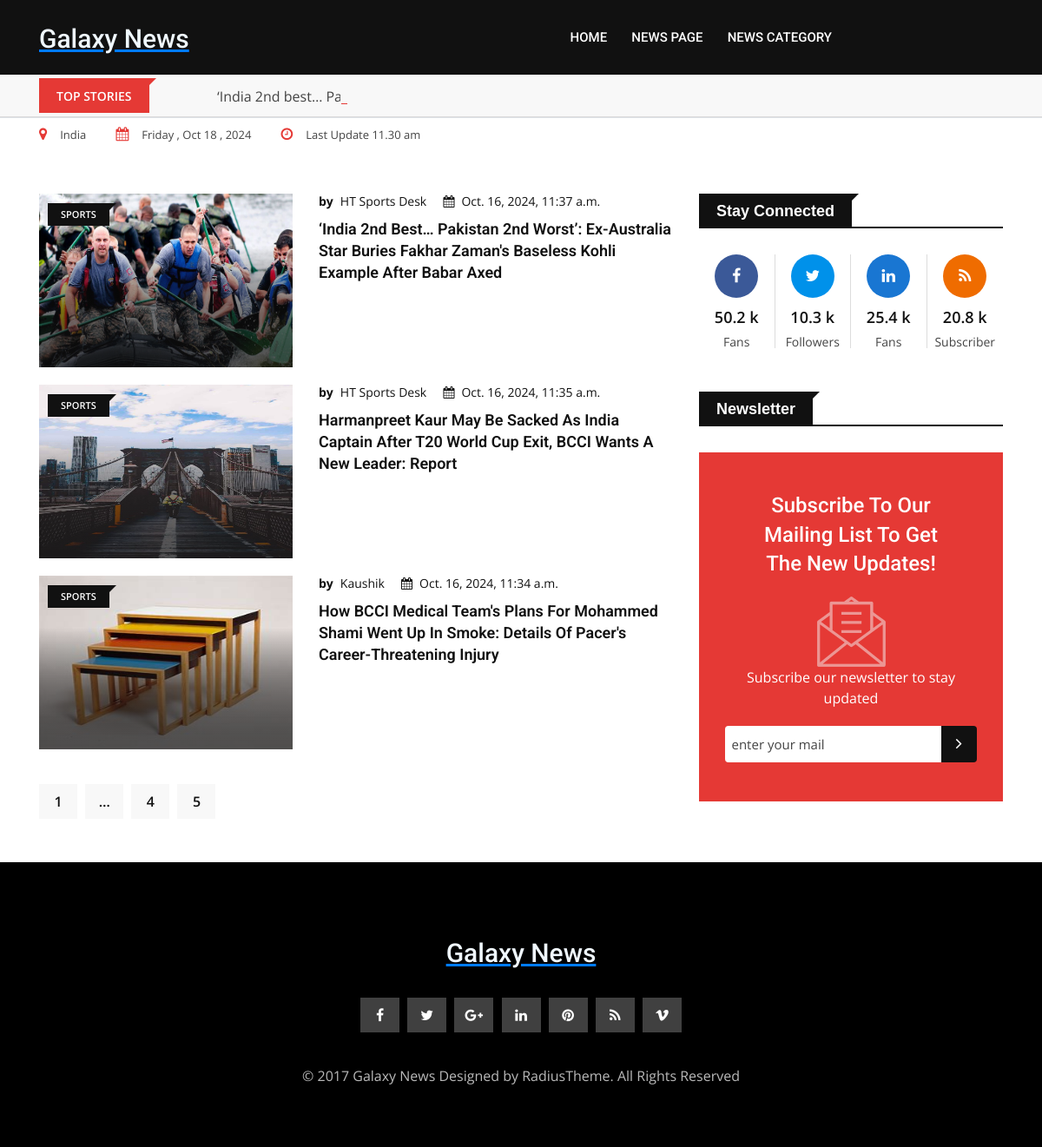
The app's page /postpage?page=5 with its own data.
### newsapp/models.py (models this page shows, shortened)
class news_detail(models.Model):
    newsposition=models.IntegerField(blank=True,null=True)
    othourname=models.CharField(max_length=50,blank=True,null=True)
    date=models.DateTimeField(auto_now_add=True,blank=True,null=True )
    newscetegory=models.ForeignKey(category,on_delete=models.CASCADE ,blank=True,null=True)
    newsheador=models.CharField(max_length=300, blank=True,null=True)
    newscontent=HTMLField(blank=True,null=True)
    newsimg=models.ImageField(upload_to='img',blank=True,null=True)

class category(models.Model):
    newscategory=models.CharField(null=False,max_length=50)
    def __str__(self) -> str:
        return self.newscategory

### newsapp/views.py (the view)
# urls.py: path('postpage', views.postpage, name='postpage'),
def postpage(request):
    uid=news_detail.objects.all()
    cid=category.objects.all()
    uid=news_detail.objects.order_by("-date")
    paginator=Paginator(uid,8)
    page_number=request.GET.get("page",1)
    uid=paginator.get_page(page_number)
    elided=paginator.get_elided_page_range(page_number,on_each_side=1,on_ends=1)
    con={'uid':uid,"cid":cid,"elided":elided}
    return render(request,'postpage.html',con)

### newsapp/templates/postpage.html (shortened to what this page needs)
{% extends 'business.html' %}
{% load static %}
{% block content %}
            <section class="bg-body section-space-less30">
                <div class="container">
                    <div class="row">
                        <div class="col-lg-8 col-md-12">
                            <div class="row">
                                {% for i in uid %}
                                <div class="col-xl-12 col-lg-5 col-md-5 col-sm-12">
                                    <div class="media media-none--lg mb-20">
                                        <div class="position-relative width-40">
                                            <a href="{% url 'singlenews' i.id %}"  class="img-opacity-hover img-overlay-70">
                                                <img src="{{ i.newsimg.url }}" style="height: 200px; width: 300px;" alt="news" class="img-fluid width-100">
                                            </a>
                                            <div class="topic-box-top-xs">
                                                <div class="topic-box-sm color-cod-gray mb-20">{{i.newscetegory}}</div>
                                            </div>
                                        </div>
                                        <div class="media-body p-mb-none-child media-margin30">
                                            <div class="post-date-dark">
                                                <ul>
                                                    <li>
                                                        <span>by</span>
                                                        <a href="{% url 'singlenews' i.id %}">{{i.othourname}}</a>
                                                    </li>
                                                    <li>
                                                        <span>
                                                            <i class="fa fa-calendar" aria-hidden="true"></i>
                                                        </span>{{i.date}}</li>
                                                </ul>
                                            </div>
                                            <h3 class="title-semibold-dark size-lg mb-15">
                                                <a href="{% url 'singlenews' i.id %}">{{i.newsheador}}</a>
                                            </h3>
                                        </div>
                                    </div>
                                </div>
                                {% endfor %}
                            </div>
                            <div class="row mt-20-r mb-30">
                                <div class="col-sm-6 col-12">
                                    <div class="pagination-btn-wrapper text-center--xs mb15--xs">
                                        <ul>
                                        {% for i in elided %}
                                        {% if i == "..." %}
                                        <li class="page-item "><a href="" class="page-link" style="color: rgb(220, 133, 133);">...</a></li>
                                        {% elif pid.number == i %}
                                        <li class="page-item "><a href="?page={{i}}" class="page-link" style="color: rgb(220, 133, 133);">{{i}}</a></li>
                                        <p>You are in page {i}</p>
                                        {% else %}
                                        <li class="page-item "><a href="?page={{i}}">{{i}}</a></li>
                                        {% endif %}
                                        {% endfor %}
                                        </ul>
                                    </div>
                                </div>
                            </div>
                        </div>
                        <div class="ne-sidebar sidebar-break-md col-lg-4 col-md-12">
                            <div class="sidebar-box">
                                <div class="topic-border color-cod-gray mb-30">
                                    <div class="topic-box-lg color-cod-gray">Stay Connected</div>
                                </div>
                                <ul class="stay-connected overflow-hidden">
                                    <li class="facebook">
                                        <a href="#">
                                            <i class="fa fa-facebook" aria-hidden="true"></i>
                                            <div class="connection-quantity">50.2 k</div>
                                            <p>Fans</p>
                                        </a>
                                    </li>
                                    <li class="twitter">
                                        <a href="#">
                                            <i class="fa fa-twitter" aria-hidden="true"></i>
                                            <div class="connection-quantity">10.3 k</div>
                                            <p>Followers</p>
                                        </a>
                                    </li>
                                    <li class="linkedin">
                                        <a href="#">
                                            <i class="fa fa-linkedin" aria-hidden="true"></i>
                                            <div class="connection-quantity">25.4 k</div>
                                            <p>Fans</p>
                                        </a>
                                    </li>
                                    <li class="rss">
                                        <a href="#">
                                            <i class="fa fa-rss" aria-hidden="true"></i>
                                            <div class="connection-quantity">20.8 k</div>
                                            <p>Subscriber</p>
                                        </a>
                                    </li>
                                </ul>
                            </div>
                            <div class="sidebar-box">
                                <div class="topic-border color-cod-gray mb-30">
                                    <div class="topic-box-lg color-cod-gray">Newsletter</div>
                                </div>
                                <div class="newsletter-area bg-primary">
                                    <h2 class="title-medium-light size-xl pl-30 pr-30">Subscribe to our mailing list to get the new updates!</h2>
                                    <img src="{% static 'img/banner/newsletter.png' %}" alt="newsletter" class="img-fluid m-auto mb-15">
                                    <p>Subscribe our newsletter to stay updated</p>
                                    <div class="input-group stylish-input-group">
                                        <input type="text" placeholder="Enter your mail" class="form-control">
                                        <span class="input-group-addon">
                                            <button type="submit">
                                                <i class="fa fa-angle-right" aria-hidden="true"></i>
                                            </button>
                                        </span>
                                    </div>
                                </div>
                            </div>
                        </div>
                    </div>
                </div>
            </section>
            {% endblock %}

### newsapp/templates/business.html (shortened to what this page needs)
{% load static %}
<!doctype html>
<html class="no-js" lang="">
    <head>
        <link rel="stylesheet" href="{% static 'css/normalize.css' %}">
        <link rel="stylesheet" href="{% static 'css/main.css' %}">
        <link rel="stylesheet" href="{% static 'css/bootstrap.min.css' %}">
        <link rel="stylesheet" href="{% static 'css/animate.min.css' %}">
        <link rel="stylesheet" href="{% static 'css/font-awesome.min.css' %}">
        <link rel="stylesheet" href="{% static 'vendor/OwlCarousel/owl.carousel.min.css' %}">
        <link rel="stylesheet" href="{% static 'vendor/OwlCarousel/owl.theme.default.min.css' %}">
        <link rel="stylesheet" href="{% static 'css/meanmenu.min.css' %}">
        <link rel="stylesheet" type="text/css" href="{% static 'css/magnific-popup.css' %}">
        <link rel="stylesheet" href="{% static 'css/hover-min.css' %}">
        <link rel="stylesheet" href="{% static 'style.css' %}">
        <link rel="stylesheet" type="text/css" href="{% static 'css/ie-only.css' %}"/>
    </head>
    <body>
        <div id="wrapper" class="wrapper">
            <header>
                <div id="header-layout1" class="header-style1">
                    <div class="main-menu-area bg-primarytextcolor header-menu-fixed" id="sticker">
                        <div class="container">
                            <div class="row no-gutters d-flex align-items-center">
                                <div class="col-lg-2 d-none d-lg-block">
                                    <div class="logo-area">
                                        <a href="{% url 'index' %}">
                                            <br>
                                            <b><U><h1 style="font-size: 30px; color: aliceblue ; ">Galaxy News</h1></U></b>
                                        </a>
                                    </div>
                                </div>
                                <div class="col-xl-8 col-lg-7 position-static min-height-none">
                                    <div class="ne-main-menu">
                                        <nav id="dropdown">
                                            <ul>
                                                <li>
                                                    <a href="{% url 'index' %}">Home</a>
                                                </li>
                                                <li>
                                                    <a href="{% url 'postpage' %}">News page</a>
                                                </li>
                                                <li>
                                                    <a>News category</a>
                                                </li>
                                            </ul>
                                        </nav>
                                    </div>
                                </div>
                            </div>
                        </div>
                    </div>
                </div>
            </header>
            <section class="bg-accent border-bottom add-top-margin">
                <div class="container">
                    <div class="row no-gutters d-flex align-items-center">
                        <div class="col-lg-2 col-md-3 col-sm-4 col-5">
                            <div class="topic-box mt-4 mb-5">Top Stories</div>
                        </div>
                        <div class="col-lg-10 col-md-9 col-sm-8 col-7">
                            <div class="feeding-text-dark">
                                <ol id="sample" class="ticker">
                                    {% for i in uid %}
                                    <li>
                                        <a href="{% url 'singlenews' i.id %}">{{i.newsheador|safe}}</a>
                                    </li>
                                    {% endfor %}
                                </ol>
                            </div>
                        </div>
                    </div>
                </div>
            </section>
            <section class="bg-body">
                <div class="container">
                    <ul class="news-info-list text-center--sm">
                        <li>
                            <i class="fa fa-map-marker" aria-hidden="true"></i>India</li>
                            <li>
                                <i class="fa fa-calendar" aria-hidden="true"></i><span id="current_date"></span></li>
                                <li>
                                    <i class="fa fa-clock-o" aria-hidden="true"></i>Last Update 11.30 am</li>
                                    </ul>
                                </div>
                            </section>
                            {% block content %}{% endblock %}
            <footer>
                <div class="footer-area-bottom">
                    <div class="container">
                        <div class="row">
                            <div class="col-12 text-center">
                                <a href="{% url 'index' %}" class="footer-logo img-fluid">
                                    <br>
                                            <b><U><h1 style="font-size: 30px; color: aliceblue ; ">Galaxy News</h1></U></b>
                                </a>
                                <ul class="footer-social">
                                    <li>
                                        <a href="#" title="facebook">
                                            <i class="fa fa-facebook" aria-hidden="true"></i>
                                        </a>
                                    </li>
                                    <li>
                                        <a href="#" title="twitter">
                                            <i class="fa fa-twitter" aria-hidden="true"></i>
                                        </a>
                                    </li>
                                    <li>
                                        <a href="#" title="google-plus">
                                            <i class="fa fa-google-plus" aria-hidden="true"></i>
                                        </a>
                                    </li>
                                    <li>
                                        <a href="#" title="linkedin">
                                            <i class="fa fa-linkedin" aria-hidden="true"></i>
                                        </a>
                                    </li>
                                    <li>
                                        <a href="#" title="pinterest">
                                            <i class="fa fa-pinterest" aria-hidden="true"></i>
                                        </a>
                                    </li>
                                    <li>
                                        <a href="#" title="rss">
                                            <i class="fa fa-rss" aria-hidden="true"></i>
                                        </a>
                                    </li>
                                    <li>
                                        <a href="#" title="vimeo">
                                            <i class="fa fa-vimeo" aria-hidden="true"></i>
                                        </a>
                                    </li>
                                </ul>
                                <p>© 2017 Galaxy News Designed by RadiusTheme. All Rights Reserved</p>
                            </div>
                        </div>
                    </div>
                </div>
            </footer>
        </div>
    </body>
</html>

### newsapp/static/css/main.css (style rules this page uses)
html { color:#222;font-size:1em;line-height:1.4 }
audio,canvas,iframe,img,svg,video { vertical-align:middle }

### records on screen
news_detail: newsheador "‘India 2nd best……", newsimg (picture), newscetegory "SPORTS", othourname "HT Sports Desk", date "Oct. 16, 2024, 11:37 a.m.", newsheador "‘India 2nd Best… Pakistan 2nd Worst’: Ex-Australia Star Buries Fakhar Zaman's Baseless Kohli Example After Babar Axed"
news_detail: newsimg (picture), newscetegory "SPORTS", othourname "HT Sports Desk", date "Oct. 16, 2024, 11:35 a.m.", newsheador "Harmanpreet Kaur May Be Sacked As India Captain After T20 World Cup Exit, BCCI Wants A New Leader: Report"
news_detail: newsimg (picture), newscetegory "SPORTS", othourname "Kaushik", date "Oct. 16, 2024, 11:34 a.m.", newsheador "How BCCI Medical Team's Plans For Mohammed Shami Went Up In Smoke: Details Of Pacer's Career-Threatening Injury"

### other values on screen
{{ i }} "1" "…" "4" "5"
